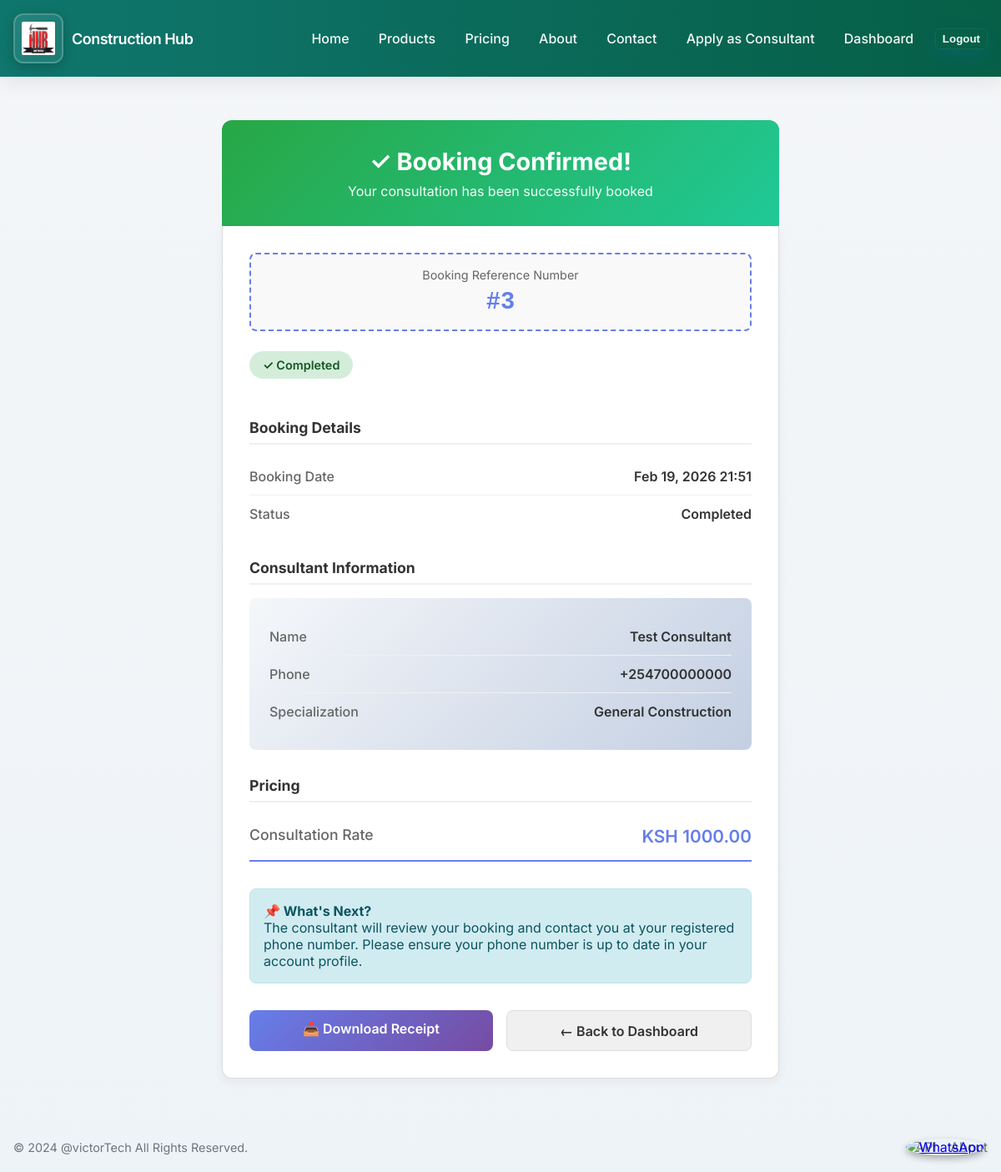
Page /consultations/3/success/ (signed in) on the committed database.
### apps/consultations/models.py (models this page shows, shortened)
class Consultation(models.Model):
    customer = models.ForeignKey(settings.AUTH_USER_MODEL, on_delete=models.CASCADE, related_name='consultations')
    supplier = models.ForeignKey('suppliers.Supplier', on_delete=models.CASCADE, related_name='consultation_requests', null=True, blank=True)
    consultant = models.ForeignKey(settings.AUTH_USER_MODEL, on_delete=models.SET_NULL, null=True, blank=True, related_name='assigned_consultations')
    consultant_name = models.CharField(max_length=255, blank=True)
    consultant_phone = models.CharField(max_length=50, blank=True)
    consultation_rate = models.DecimalField(max_digits=10, decimal_places=2, default=0)
    specialization = models.CharField(max_length=255, blank=True)
    date_requested = models.DateTimeField(auto_now_add=True)
    date_scheduled = models.DateTimeField(null=True, blank=True)
    details = models.TextField(blank=True)
    status = models.CharField(max_length=20, choices=[
        ('pending', 'Pending'),
        ('pending_payment', 'Pending Payment'),
        ('scheduled', 'Scheduled'),
        ('completed', 'Completed'),
        ('canceled', 'Canceled'),
    ], default='pending')
    consultant_receipt_downloaded_at = models.DateTimeField(null=True, blank=True, help_text="Timestamp when consultant downloaded the receipt")
    mpesa_checkout_request_id = models.CharField(max_length=50, blank=True, null=True, help_text="M-Pesa checkout request ID")
    mpesa_transaction_id = models.CharField(max_length=50, blank=True, null=True, help_text="M-Pesa transaction ID")
    mpesa_phone_number = models.CharField(max_length=15, blank=True, null=True, help_text="Customer's M-Pesa phone number")

### apps/consultations/views.py (the view)
# urls.py: path('<int:consultation_id>/success/', views.consultation_success, name='consultation_success'),
@login_required
def consultation_success(request, consultation_id):
    consultation = get_object_or_404(Consultation, id=consultation_id)
    if consultation.customer != request.user:
        return redirect('home')
    return render(request, 'consultations/consultation_success.html', {
        'consultation': consultation
    })

### apps/accounts/models.py (called while the page is built)
    @property
    def is_supplier(self):
        return self.user_type == 'supplier'

    @property
    def is_consultant(self):
        return self.user_type == 'consultant'

### templates/consultations/consultation_success.html (shortened to what this page needs)
{% extends 'base.html' %}
{% block content %}
<div class="container receipt-container">
  <div class="receipt-header">
    <h1>✓ Booking Confirmed!</h1>
    <p>Your consultation has been successfully booked</p>
  </div>
  <div class="receipt-body">
    <div class="booking-id">
      <span class="label">Booking Reference Number</span>
      <span class="number">#{{ consultation.id }}</span>
    </div>
    <div style="margin-bottom: 1.5rem;">
      <span class="status-badge {% if consultation.status == 'completed' %}completed{% endif %}">
        {% if consultation.status == 'pending' %}⏱️ Pending
        {% elif consultation.status == 'scheduled' %}📅 Scheduled
        {% elif consultation.status == 'completed' %}✓ Completed
        {% else %}⚠️ {{ consultation.get_status_display }}{% endif %}
      </span>
    </div>
    <div class="receipt-section">
      <h3>Booking Details</h3>
      <div class="receipt-row">
        <span class="receipt-label">Booking Date</span>
        <span class="receipt-value">{{ consultation.date_requested|date:'M d, Y H:i' }}</span>
      </div>
      <div class="receipt-row">
        <span class="receipt-label">Status</span>
        <span class="receipt-value">{{ consultation.get_status_display }}</span>
      </div>
    </div>
    <div class="receipt-section">
      <h3>Consultant Information</h3>
      <div class="consultant-card">
        <div class="receipt-row">
          <span class="receipt-label">Name</span>
          <span class="receipt-value">{{ consultation.consultant_name }}</span>
        </div>
        <div class="receipt-row">
          <span class="receipt-label">Phone</span>
          <span class="receipt-value">{{ consultation.consultant_phone }}</span>
        </div>
        <div class="receipt-row">
          <span class="receipt-label">Specialization</span>
          <span class="receipt-value">{{ consultation.specialization|default:"General" }}</span>
        </div>
      </div>
    </div>
    <div class="receipt-section">
      <h3>Pricing</h3>
      <div class="receipt-row" style="border-bottom: 2px solid #667eea; padding-bottom: 1rem;">
        <span class="receipt-label" style="font-size: 1.1rem;">Consultation Rate</span>
        <span class="receipt-value" style="font-size: 1.3rem; color: #667eea;">KSH {{ consultation.consultation_rate }}</span>
      </div>
    </div>
    <div class="alert-info">
      <strong>📌 What's Next?</strong><br>
      The consultant will review your booking and contact you at your registered phone number. Please ensure your phone number is up to date in your account profile.
    </div>
    <div class="action-buttons">
      <a href="{% url 'consultations:download_consultation_receipt' consultation.id %}" class="btn-primary">
        📥 Download Receipt
      </a>
      <a href="{% url 'accounts:dashboard' %}" class="btn-secondary">
        ← Back to Dashboard
      </a>
    </div>
  </div>
</div>
{% endblock %}

### static/css/styles.css (style rules this page uses)
:root { --bg:#f4f6f8; --accent:#0d6efd; --muted:#6c757d; --card:#ffffff; --success:#2e7d32; }
* { box-sizing:border-box }
body { font-family: 'Inter', Roboto, 'Helvetica Neue', Arial, sans-serif; margin: 0; padding: 0; background: linear-gradient(180deg,var(--bg),#eef3f7); color: #0f1724; }
.container { max-width:1200px; margin:0 auto; padding:0 1rem; }

### templates/consultations/consultation_success.html (style rules this page uses)
.receipt-container { max-width: 700px; margin: 2rem auto; }
.receipt-header { background: linear-gradient(135deg, #28a745 0%, #20c997 100%); color: white; padding: 2rem; border-radius: 12px 12px 0 0; text-align: center; margin-bottom: 0; }
.receipt-header h1 { font-size: 1.8rem; margin: 0 0 0.5rem 0; }
.receipt-header p { margin: 0; opacity: 0.95; }
.receipt-body { background: white; border: 1px solid #ddd; border-top: none; padding: 2rem; border-radius: 0 0 12px 12px; box-shadow: 0 4px 12px rgba(0,0,0,0.05); }
.receipt-section { margin-bottom: 2rem; }
.receipt-section h3 { font-size: 1.1rem; color: #333; margin: 0 0 1rem 0; padding-bottom: 0.5rem; border-bottom: 2px solid #f0f0f0; }
.receipt-row { display: flex; justify-content: space-between; padding: 0.75rem 0; border-bottom: 1px solid #f0f0f0; }
.receipt-row:last-child { border-bottom: none; }
.receipt-label { color: #666; font-weight: 500; }
.receipt-value { color: #333; text-align: right; font-weight: 600; }
.booking-id { background: #f9f9f9; padding: 1rem; border-radius: 8px; text-align: center; margin-bottom: 1.5rem; border: 2px dashed #667eea; }
.booking-id .label { font-size: 0.9rem; color: #666; display: block; margin-bottom: 0.5rem; }
.booking-id .number { font-size: 1.8rem; font-weight: 700; color: #667eea; font-family: monospace; }
.status-badge { display: inline-block; padding: 0.5rem 1rem; background: #fff3cd; color: #856404; border-radius: 20px; font-size: 0.9rem; font-weight: 600; margin-bottom: 1.5rem; }
.status-badge.completed { background: #d4edda; color: #155724; }
.consultant-card { background: linear-gradient(135deg, #f5f7fa 0%, #c3cfe2 100%); padding: 1.5rem; border-radius: 8px; margin-bottom: 1.5rem; }
.action-buttons { display: flex; gap: 1rem; margin-top: 2rem; }
.btn-primary { flex: 1; padding: 0.75rem; background: linear-gradient(135deg, #667eea 0%, #764ba2 100%); color: white; border: none; border-radius: 8px; font-weight: 600; cursor: pointer; text-decoration: none; text-align: center; transition: all 0.3s ease; }
.btn-secondary { flex: 1; padding: 0.75rem; background: #f0f0f0; color: #333; border: 1px solid #ddd; border-radius: 8px; font-weight: 600; cursor: pointer; text-decoration: none; text-align: center; transition: all 0.3s ease; }
.alert-info { background: #d1ecf1; border: 1px solid #bee5eb; color: #0c5460; padding: 1rem; border-radius: 8px; margin-bottom: 1.5rem; }

### rows in the picture
Consultation: id "3", date_requested "Feb 19, 2026 21:51", status "Completed", consultant_name "Test Consultant", consultant_phone "+254700000000", specialization "General Construction", consultation_rate "1000.00"
